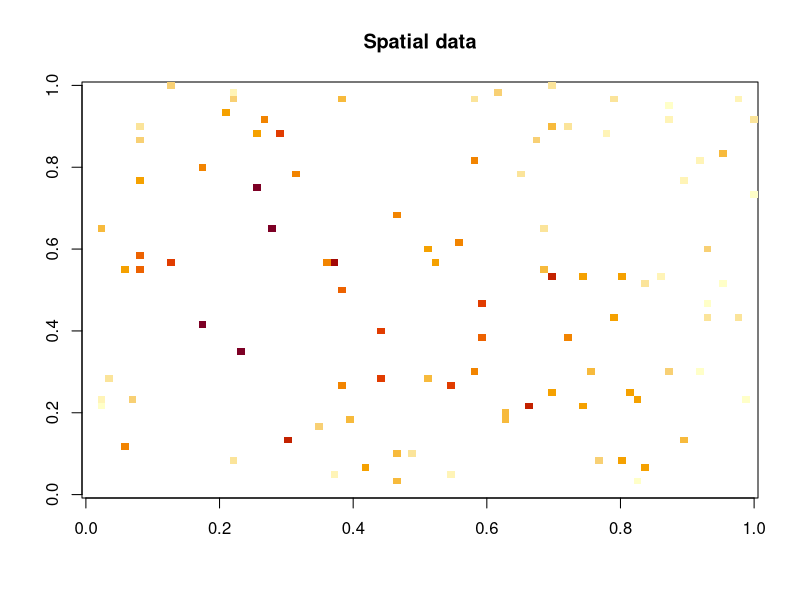
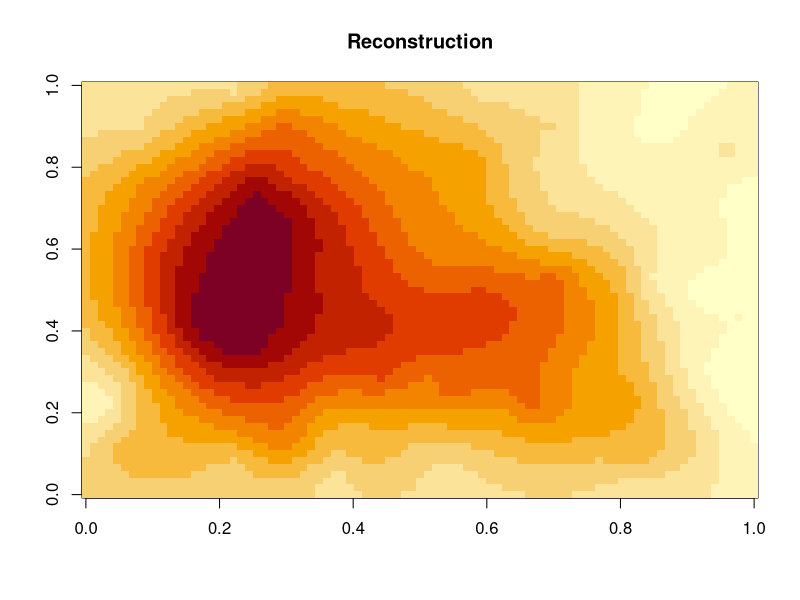

These figures' R source, in order:
library(glmmTMB)

d <- data.frame(z = as.vector(volcano),
                x = as.vector(row(volcano)),
                y = as.vector(col(volcano)))

set.seed(1)
d$z <- d$z + rnorm(length(volcano), sd=15)
d <- d[sample(nrow(d), 100), ]


volcano.data <- array(NA, dim(volcano))
volcano.data[cbind(d$x, d$y)] <- d$z
image(volcano.data, main="Spatial data", useRaster=TRUE)

d$pos <- numFactor(d$x, d$y)
d$group <- factor(rep(1, nrow(d)))

f <- glmmTMB(z ~ 1 + exp(pos + 0 | group), data = d)
confint(f, "sigma")

newdata <- data.frame( pos=numFactor(expand.grid(x=1:3,y=1:3)) )
newdata$group <- factor(rep(1, nrow(newdata)))

predict(f, newdata, type = "response", allow.new.levels = TRUE)

predict_col <- function(i) {
    newdata <- data.frame(pos = numFactor(expand.grid(1:87,i)))
    newdata$group <- factor(rep(1,nrow(newdata)))
    predict(f, newdata = newdata, type = "response", allow.new.levels = TRUE)
}

pred <- sapply(1:61, predict_col)

image(pred, main = "Reconstruction")
